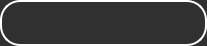
   <widget class="QFrame" name="Activity_Frame">
    <property name="geometry">
     <rect>
      <x>790</x>
      <y>20</y>
      <width>207</width>
      <height>46</height>
     </rect>
    </property>
    <property name="minimumSize">
     <size>
      <width>207</width>
      <height>46</height>
     </size>
    </property>
    <property name="maximumSize">
     <size>
      <width>207</width>
      <height>46</height>
     </size>
    </property>
    <property name="styleSheet">
     <string notr="true">QWidget{
	background-color: rgb(48, 48, 48);
	color: rgb(255, 255, 255);
	border: 2px solid #ffffff;
	border-style: outset;
    	border-radius: 20px;
}</string>
    </property>
    <property name="frameShape">
     <enum>QFrame::StyledPanel</enum>
    </property>
    <property name="frameShadow">
     <enum>QFrame::Raised</enum>
    </property>
    <widget class="QPushButton" name="Exit_Customer_View">
     <property name="enabled">
      <bool>true</bool>
     </property>
     <property name="geometry">
      <rect>
       <x>150</x>
       <y>6</y>
       <width>33</width>
       <height>33</height>
      </rect>
     </property>
     <property name="minimumSize">
      <size>
       <width>33</width>
       <height>33</height>
      </size>
     </property>
     <property name="maximumSize">
      <size>
       <width>33</width>
       <height>33</height>
      </size>
     </property>
     <property name="font">
      <font>
       <family>Orbitron</family>
       <pointsize>9</pointsize>
       <weight>9</weight>
       <italic>false</italic>
       <bold>false</bold>
      </font>
     </property>
     <property name="cursor">
      <cursorShape>ArrowCursor</cursorShape>
     </property>
     <property name="styleSheet">
      <string notr="true">QPushButton {
	border: none;
	background-color:rgba(0, 0, 0, 0);
	image: url(:/Icons/Exit_Red.png);
}
QPushButton:hover {
	border: none;
	background-color:rgba(0, 0, 0, 0);
	image: url(:/Icons/Exit_Mix.png);
}

QPushButton:pressed {
	border: none;
	background-color:rgba(0, 0, 0, 0);
	image: url(:/Icons/Exit_White.png);
}</string>
     </property>
     <property name="text">
      <string/>
     </property>
     <property name="iconSize">
      <size>
       <width>20</width>
       <height>20</height>
      </size>
     </property>
     <property name="shortcut">
      <string>Esc</string>
     </property>
     <property name="checkable">
      <bool>false</bool>
     </property>
     <property name="autoRepeat">
      <bool>false</bool>
     </property>
     <property name="autoExclusive">
      <bool>false</bool>
     </property>
     <property name="autoRepeatDelay">
      <number>50</number>
     </property>
     <property name="autoRepeatInterval">
      <number>10</number>
     </property>
    </widget>
    <widget class="QPushButton" name="Edit_Rabbit">
     <property name="enabled">
      <bool>true</bool>
     </property>
     <property name="geometry">
      <rect>
       <x>90</x>
       <y>6</y>
       <width>33</width>
       <height>33</height>
      </rect>
     </property>
     <property name="minimumSize">
      <size>
       <width>33</width>
       <height>33</height>
      </size>
     </property>
     <property name="maximumSize">
      <size>
       <width>33</width>
       <height>33</height>
      </size>
     </property>
     <property name="font">
      <font>
       <family>Orbitron</family>
       <pointsize>9</pointsize>
       <weight>9</weight>
       <italic>false</italic>
       <bold>false</bold>
      </font>
     </property>
     <property name="cursor">
      <cursorShape>ArrowCursor</cursorShape>
     </property>
     <property name="styleSheet">
      <string notr="true">QPushButton {
	border: none;
	background-color:rgba(0, 0, 0, 0);
	image: url(:/Icons/Edit_Blue.png);
}
QPushButton:hover {
	border: none;
	background-color:rgba(0, 0, 0, 0);
	image: url(:/Icons/Edit_Mix.png);
}

QPushButton:pressed {
	border: none;
	background-color:rgba(0, 0, 0, 0);
	image: url(:/Icons/Edit_White.png);
}</string>
     </property>
     <property name="text">
      <string/>
     </property>
     <property name="iconSize">
      <size>
       <width>20</width>
       <height>20</height>
      </size>
     </property>
     <property name="checkable">
      <bool>false</bool>
     </property>
     <property name="autoRepeat">
      <bool>false</bool>
     </property>
     <property name="autoExclusive">
      <bool>false</bool>
     </property>
     <property name="autoRepeatDelay">
      <number>50</number>
     </property>
     <property name="autoRepeatInterval">
      <number>10</number>
     </property>
    </widget>
    <widget class="QPushButton" name="Delete_Rabbit">
     <property name="enabled">
      <bool>true</bool>
     </property>
     <property name="geometry">
      <rect>
       <x>30</x>
       <y>6</y>
       <width>33</width>
       <height>33</height>
      </rect>
     </property>
     <property name="minimumSize">
      <size>
       <width>33</width>
       <height>33</height>
      </size>
     </property>
     <property name="maximumSize">
      <size>
       <width>33</width>
       <height>33</height>
      </size>
     </property>
     <property name="font">
      <font>
       <family>Orbitron</family>
       <pointsize>9</pointsize>
       <weight>9</weight>
       <italic>false</italic>
       <bold>false</bold>
      </font>
     </property>
     <property name="cursor">
      <cursorShape>ArrowCursor</cursorShape>
     </property>
     <property name="styleSheet">
      <string notr="true">QPushButton {
	border: none;
	background-color:rgba(0, 0, 0, 0);
	image: url(:/Icons/Delete_Pink.png);
}
QPushButton:hover {
	border: none;
	background-color:rgba(0, 0, 0, 0);
	image: url(:/Icons/Delete_Mix.png);
}

QPushButton:pressed {
	border: none;
	background-color:rgba(0, 0, 0, 0);
	image: url(:/Icons/Delete_White.png);
}</string>
     </property>
     <property name="text">
      <string/>
     </property>
     <property name="iconSize">
      <size>
       <width>20</width>
       <height>20</height>
      </size>
     </property>
     <property name="shortcut">
      <string>Ctrl+S</string>
     </property>
     <property name="checkable">
      <bool>false</bool>
     </property>
     <property name="autoRepeat">
      <bool>false</bool>
     </property>
     <property name="autoExclusive">
      <bool>false</bool>
     </property>
     <property name="autoRepeatDelay">
      <number>50</number>
     </property>
     <property name="autoRepeatInterval">
      <number>10</number>
     </property>
    </widget>
   </widget>
